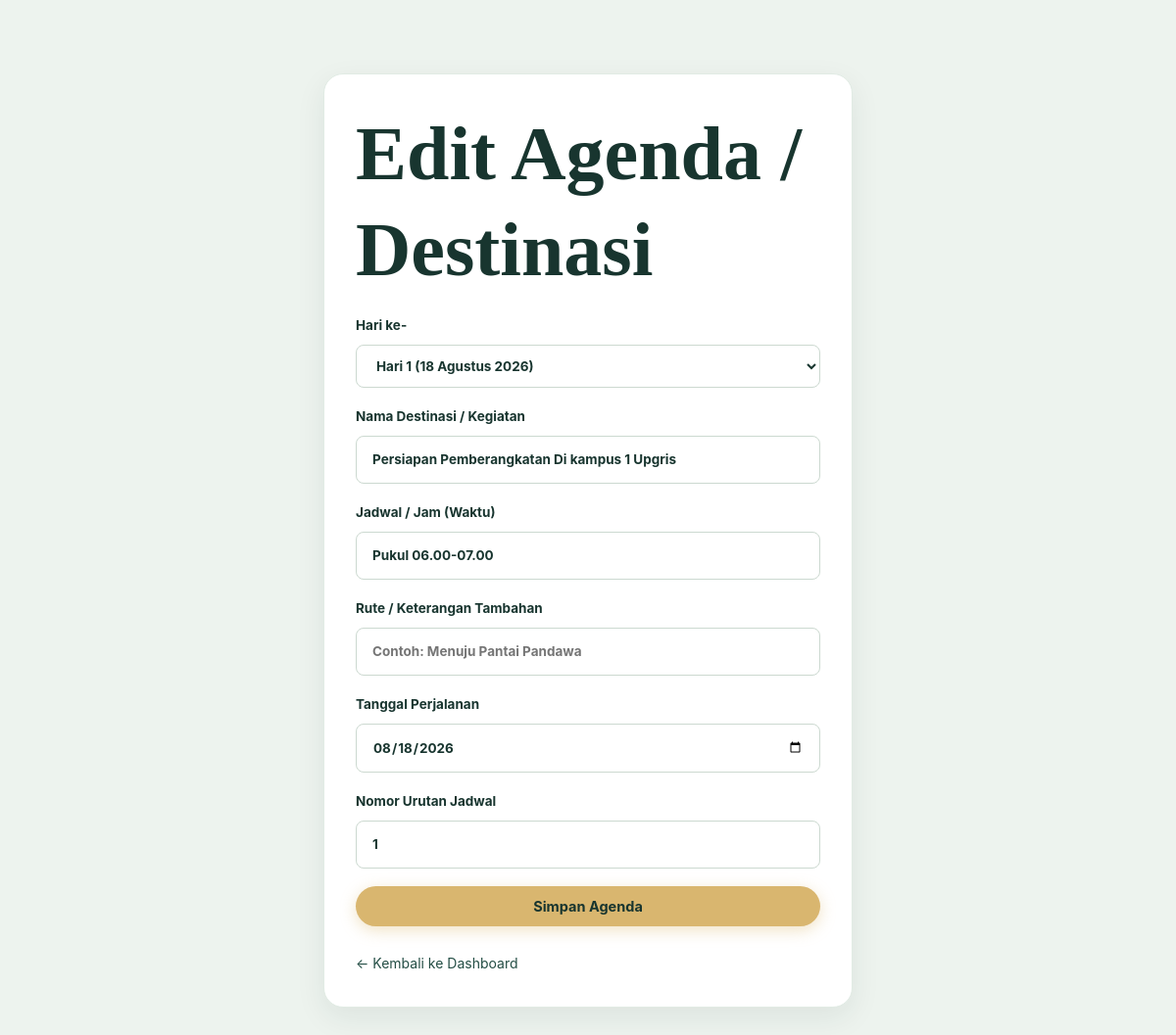
Page /admin/destination_form.php?id=1 (signed in) on the committed database.
### tables this page shows
CREATE TABLE IF NOT EXISTS destinations (
 id INT AUTO_INCREMENT PRIMARY KEY,
 name VARCHAR(160) NOT NULL,
 visit_date DATE NULL,
 description TEXT,
 day_no INT NOT NULL DEFAULT 1,
 route VARCHAR(255) NULL,
 sort_order INT NOT NULL DEFAULT 1,
 created_at TIMESTAMP DEFAULT CURRENT_TIMESTAMP
);

### config/helpers.php (called while the page is built, shortened)
<?php
if (!function_exists('e')) {
    function e($value) {
        return htmlspecialchars((string)$value, ENT_QUOTES, 'UTF-8');
    }
}

### admin/destination_form.php (the view, shortened to what this page needs)
<?php
require_once __DIR__ . "/../config/database.php";
require_once __DIR__ . "/../config/helpers.php";
$id = (int)($_GET['id'] ?? 0);
$item = ['name' => '', 'visit_date' => '', 'description' => '', 'day_no' => 1, 'route' => '', 'sort_order' => 1];
if ($id) {
    $s = $pdo->prepare('SELECT * FROM destinations WHERE id = ?');
    $s->execute([$id]);
    $item = $s->fetch(PDO::FETCH_ASSOC) ?: $item;
}
?>
<!doctype html>
<html lang="id">
<head>
<link rel="stylesheet" href="../assets/css/style.css?v=<?= time() ?>">
</head>
<body class="admin-body">
<form class="form-card" method="post">
  <h1><?= $id ? 'Edit' : 'Tambah' ?> Agenda / Destinasi</h1>
  <label>Hari ke-
    <select name="day_no" required>
      <option value="1" <?= $item['day_no'] == 1 ? 'selected' : '' ?>>Hari 1 (18 Agustus 2026)</option>
    </select>
  </label>
  <label>Nama Destinasi / Kegiatan
    <input name="name" required placeholder="Contoh: Pantai Pandawa" value="<?= e($item['name']) ?>">
  </label>
  <label>Jadwal / Jam (Waktu)
    <input name="description" placeholder="Contoh: Pukul 15.30 – 17.00" value="<?= e($item['description']) ?>">
  </label>
  <label>Rute / Keterangan Tambahan
    <input name="route" placeholder="Contoh: Menuju Pantai Pandawa" value="<?= e($item['route']) ?>">
  </label>
  <label>Tanggal Perjalanan
    <input type="date" name="visit_date" value="<?= e($item['visit_date']) ?>">
  </label>
  <label>Nomor Urutan Jadwal
    <input type="number" name="sort_order" min="1" value="<?= (int)($item['sort_order'] ?: 1) ?>">
  </label>
  <button class="btn btn-primary" type="submit">Simpan Agenda</button>
  <a href="dashboard.php">← Kembali ke Dashboard</a>
</form>
</body>
</html>

### assets/css/style.css (style rules this page uses)
:root { --primary: #18352f; --primary-light: #244e45; --primary-dark: #0f2420; --gold: #d9b66f; --gold-dark: #b18a43; --gold-light: #f6ebd2; --bg-page: #ffffff; --bg-soft: #f4f7f4; --bg-card: #ffffff; --border: #e1ebe4; --border-soft: #edf3ef; --text-main: #18352f; --text-muted: #64756f; --text-light: #889993; --radius-sm: 8px; --radius-md: 14px; --radius-lg: 20px; --radius-full: 9999px; --shadow-sm: 0 4px 15px rgba(24, 53, 47, 0.05); --shadow-md: 0 10px 30px rgba(24, 53, 47, 0.08); --shadow-lg: 0 16px 45px rgba(24, 53, 47, 0.12); --font-heading: 'Playfair Display', Georgia, serif; --font-sans: 'Inter', Arial, sans-serif; }
* { box-sizing: border-box; margin: 0; padding: 0; }
html { scroll-behavior: smooth; }
body { background-color: var(--bg-page); color: var(--text-main); font-family: var(--font-sans); line-height: 1.7; overflow-x: hidden; }
a { text-decoration: none; color: inherit; transition: all .2s ease; }
h1, h2, h3, h4 { color: var(--text-main); line-height: 1.25; font-weight: 700; }
h1 { font-family: var(--font-heading); font-size: clamp(40px, 6.5vw, 80px); }
.btn { display: inline-flex; align-items: center; justify-content: center; gap: 8px; padding: 12px 24px; border-radius: var(--radius-full); font-family: inherit; font-weight: 700; font-size: 14.5px; cursor: pointer; border: 0; transition: all .25s ease; }
.btn-primary { background: var(--gold); color: var(--primary); box-shadow: 0 4px 16px rgba(217, 182, 111, 0.4); }
.feedback-form, .form-card, .login-card { display: grid; gap: 18px; background: #ffffff; padding: 32px; border-radius: var(--radius-lg); border: 1px solid var(--border); box-shadow: var(--shadow-md); }
.feedback-form label, .form-card label, .login-card label { display: grid; gap: 8px; font-weight: 700; font-size: 13.5px; color: var(--text-main); }
input, select, textarea { width: 100%; padding: 12px 16px; border: 1px solid #ccd9d0; border-radius: var(--radius-sm); font: inherit; background: #ffffff; color: var(--text-main); transition: border-color .25s, box-shadow .25s; }
.admin-body { background: #edf3ee; min-height: 100vh; padding: 35px 0; }
.form-card, .login-card { max-width: 540px; margin: 40px auto; }
.login-card a, .form-card a { color: var(--primary-light); font-size: 14px; margin-top: 8px; display: inline-block; }

### rows in the picture
destinations: day_no "Hari 1 (18 Agustus 2026)", name "Persiapan Pemberangkatan Di kampus 1 Upgris", description "Pukul 06.00-07.00", visit_date "08/18/2026", sort_order "1"
